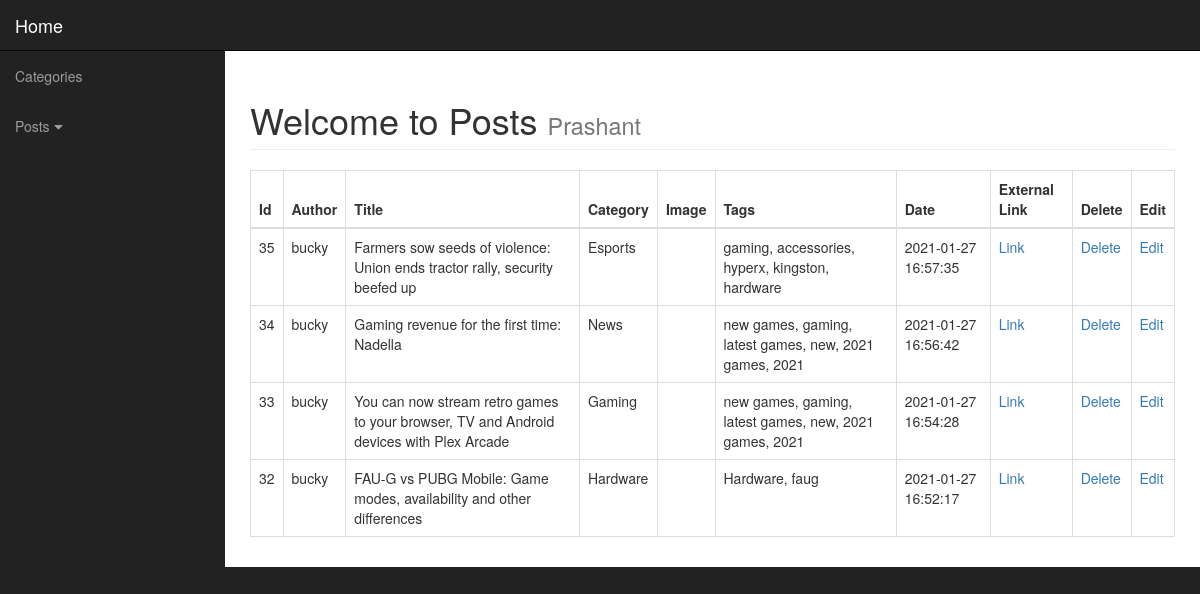
Screenshot of /admin/admin-posts.php (signed in) with the database file from the repository.
### tables this page shows
CREATE TABLE `posts` (
  `post_id` int(11) NOT NULL,
  `post_category_id` varchar(3) NOT NULL,
  `post_title` varchar(255) NOT NULL,
  `post_author` varchar(255) NOT NULL,
  `post_date` varchar(255) NOT NULL,
  `post_image` text NOT NULL,
  `post_content` text NOT NULL,
  `external_link` text NOT NULL,
  `post_tags` varchar(255) NOT NULL,
  `status` varchar(255) NOT NULL,
  `image_credit` varchar(255) NOT NULL DEFAULT 'Internet'
);

CREATE TABLE `categories` (
  `cat_id` int(3) NOT NULL,
  `cat_title` varchar(255) NOT NULL,
  `cat_image` text NOT NULL
);

### admin/includes/admin_view_all_posts.php (the view, shortened to what this page needs)
<?php include "../includes/config.php" ?>
<table class="table table-bordered table-hover">
    <thead>
        <tr>
            <th>Id</th>
            <th>Author</th>
            <th>Title</th>
            <th>Category</th>
            <th>Image</th>
            <th>Tags</th>
            <th>Date</th>
            <th>External Link</th>
            <th>Delete</th>
            <th>Edit</th>
        </tr>
    </thead>
    <tbody>
        <?php
        $status = 'online';
        $sql = 'SELECT * FROM posts WHERE status = :st ORDER BY post_id DESC';
        $stmt = $connection->prepare($sql);
        $stmt->execute(['st' => $status]);
        $posts = $stmt->fetchAll();
        foreach ($posts as $post) {
            $post_id = $post->post_id;
            $post_author = $post->post_author;
            $post_title = $post->post_title;
            $post_category = $post->post_category_id;
            $post_image = $post->post_image;
            $post_date = $post->post_date;
            $post_tags = $post->post_tags;
            $post_external_link = $post->external_link;
        ?>
            <?php echo "<tr>" ?>
            <td><?php echo $post_id ?></td>
            <td><?php echo $post_author ?></td>
            <td><?php echo $post_title ?></td>
            <?php
            $sql = 'SELECT * FROM categories WHERE cat_id = :pci ';
            $stmt = $connection->prepare($sql);
            $stmt->execute(['pci' => $post_category]);
            $cats = $stmt->fetchAll();
            foreach ($cats as $cat) {
                $cat_title = $cat->cat_title;
                echo "<td>$cat_title</td>";
            }
            ?>
            <td> <img width="100" src="<?php echo $post_image ?>" alt=""> </td>
            <td><?php echo $post_tags ?></td>
            <td><?php echo $post_date ?></td>
            <td><a href="<?php echo $post_external_link ?>">Link</a></td>
            <td><a href="admin-posts.php?delete=<?php echo $post_id ?>">Delete</a></td>
            <td><a href="admin-posts.php?source=edit_post&p_id=<?php echo $post_id ?>">Edit</a></td>
            <?php echo "</tr>" ?>
        <?php } ?>
    </tbody>
</table>

### admin/includes/admin_header.php (shortened to what this page needs)
<!DOCTYPE html>
<html lang="en">
<head>
    <link href="css/bootstrap.min.css" rel="stylesheet">
    <link href="css/sb-admin.css" rel="stylesheet">
    <link href="font-awesome/css/font-awesome.min.css" rel="stylesheet" type="text/css">
</head>
<body>

### admin/admin-posts.php (shortened to what this page needs)
<?php include "includes/admin_header.php" ?>
<div id="wrapper">
    <?php include "includes/admin_navigation.php" ?>
    <div id="page-wrapper">
        <div class="container-fluid">
            <div class="row">
                <div class="col-lg-12">
                    <h1 class="page-header">
                        Welcome to Posts
                        <small><?php echo $_SESSION['user_firstname']; ?></small>
                    </h1>
                    <?php
                    if (isset($_GET['source'])) {
                        $source = $_GET['source'];
                    } else {
                        $source = '';
                    }
                    switch ($source) {
                        default:
                            include "includes/admin_view_all_posts.php";
                            break;
                    }
                    ?>
                </div>
            </div>
        </div>
    </div>
</div>
<?php include "includes/admin_footer.php" ?>

### admin/includes/admin_navigation.php (shortened to what this page needs)
<nav class="navbar navbar-inverse navbar-fixed-top" role="navigation">
    <div class="navbar-header">
        <a class="navbar-brand" href="../index.php">Home</a>
    </div>
    <div class="collapse navbar-collapse navbar-ex1-collapse">
        <ul class="nav navbar-nav side-nav">
            <li>
                <a href="../admin/admin-categories.php">Categories</a>
            </li>
            <li>
                <a href="javascript:;" data-toggle="collapse" data-target="#posts_dropdown">Posts<i class="fa fa-fw fa-caret-down"></i></a>
            </li>
        </ul>
    </div>
</nav>

### admin/includes/admin_footer.php (shortened to what this page needs)
</body>
</html>

### admin/css/sb-admin.css (style rules this page uses)
body { margin-top: 100px; background-color: #222; }
@media (min-width:768px) { body { margin-top: 50px; } }
#wrapper { padding-left: 0; }
#page-wrapper { width: 100%; padding: 0; background-color: #fff; }
@media (min-width:768px) { #wrapper { padding-left: 225px; } }
@media (min-width:768px) { #page-wrapper { padding: 10px; } }
@media (min-width:768px) { .side-nav { position: fixed; top: 51px; left: 225px; width: 225px; margin-left: -225px; border: none; border-radius: 0; overflow-y: auto; background-color: #222; } }
@media (min-width:768px) { .side-nav>li>a { width: 225px; } }

### rows the page displays
posts: post_id "35", post_author "bucky", post_title "Farmers sow seeds of violence: Union ends tractor rally, security beefed up", post_tags "gaming, accessories, hyperx, kingston, hardware", post_date "2021-01-27 16:57:35"
categories: cat_title "Esports"
posts: post_id "34", post_author "bucky", post_title "Gaming revenue for the first time: Nadella", post_tags "new games, gaming, latest games, new, 2021 games, 2021", post_date "2021-01-27 16:56:42"
categories: cat_title "News"
posts: post_id "33", post_author "bucky", post_title "You can now stream retro games to your browser, TV and Android devices with Plex Arcade", post_tags "new games, gaming, latest games, new, 2021 games, 2021", post_date "2021-01-27 16:54:28"
categories: cat_title "Gaming"
posts: post_id "32", post_author "bucky", post_title "FAU-G vs PUBG Mobile: Game modes, availability and other differences", post_tags "Hardware, faug", post_date "2021-01-27 16:52:17"
categories: cat_title "Hardware"

### other values shown
$_SESSION['user_firstname'] "Prashant"
